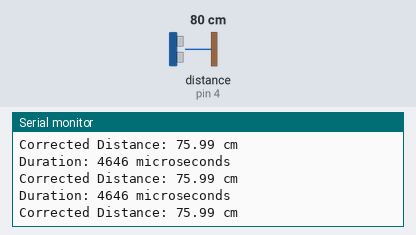
Bench run of a sketch on a simulated Arduino Uno, built with avr-gcc and run on an emulated ATmega328P. On the bench: the last lines printed to the serial monitor. Wiring (inferred from the names in the program): ultrasonic range finder: trigger pin 2; echo pin 4. Inputs (shaded band) come from the test bench; at power-on: distance to the obstacle (sensor on pin 4) 80 cm. The echo pulse lasts 58.3 µs per cm.

Above: at 1.3 s.
1.4 s: distance to the obstacle (sensor on pin 4) set to 2 cm
At 1.84 s:
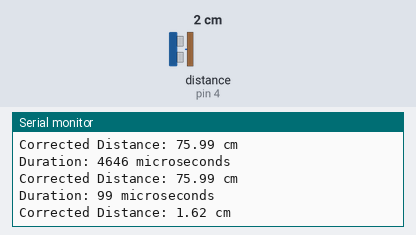
2.9 s: distance to the obstacle (sensor on pin 4) set to 4 cm
At 3.34 s:
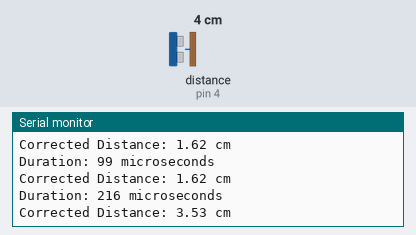
Timing chart, 0 to 5.9 s (numbered marks = the images above; inputs shaded):
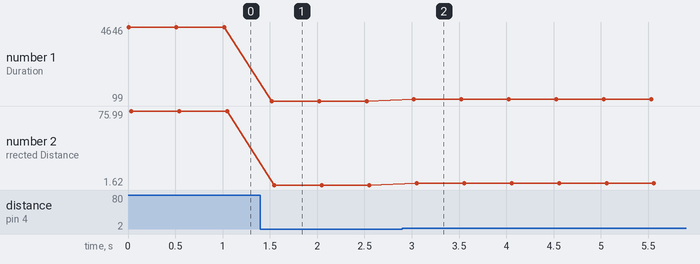

Measured:
- after the input at 1.4 s, the serial monitor: prints a new line after 0.12 s (image 1)
- after the input at 2.9 s, the serial monitor: prints a new line after 0.12 s (image 2)
- plotted number 1: 4646 → 99 after the input at 1.4 s, 99 → 215 after the input at 2.9 s
- plotted number 2: 75.99 → 1.62 after the input at 1.4 s, 1.62 → 3.52 after the input at 2.9 s

The sketch:

Calibrated_Sensor_Code.ino
```cpp
#define TRIG_PIN 2  // Define Trig pin
#define ECHO_PIN 4  // Define Echo pin


void setup() {
  pinMode(TRIG_PIN, OUTPUT);  // Set Trig pin as output
  pinMode(ECHO_PIN, INPUT);   // Set Echo pin as input
  Serial.begin(9600);         // Initialize serial communication at 9600 baud
}


void loop() {
  long duration;
  float distance;


  // Send a 10-microsecond pulse to Trig pin
  digitalWrite(TRIG_PIN, LOW);
  delayMicroseconds(2);
  digitalWrite(TRIG_PIN, HIGH);
  delayMicroseconds(10);
  digitalWrite(TRIG_PIN, LOW);


  // Measure the duration of the echo pulse
  duration = pulseIn(ECHO_PIN, HIGH);


  // Calculate the distance (cm)
  distance = duration * 0.034 / 2;  // Speed of sound = 0.034 cm/us


  // Apply calibration correction factor
  float correctionFactor = 0.9621121998;  // Example correction factor (adjust as needed)
  distance *= correctionFactor;


  // Print the duration to the Serial Monitor
  Serial.print("Duration: ");
  Serial.print(duration);
  Serial.println(" microseconds");


  // Print the corrected distance to the Serial Monitor
  Serial.print("Corrected Distance: ");
  Serial.print(distance);
  Serial.println(" cm");


  delay(500);  // Wait 500ms before next measurement
}
```
